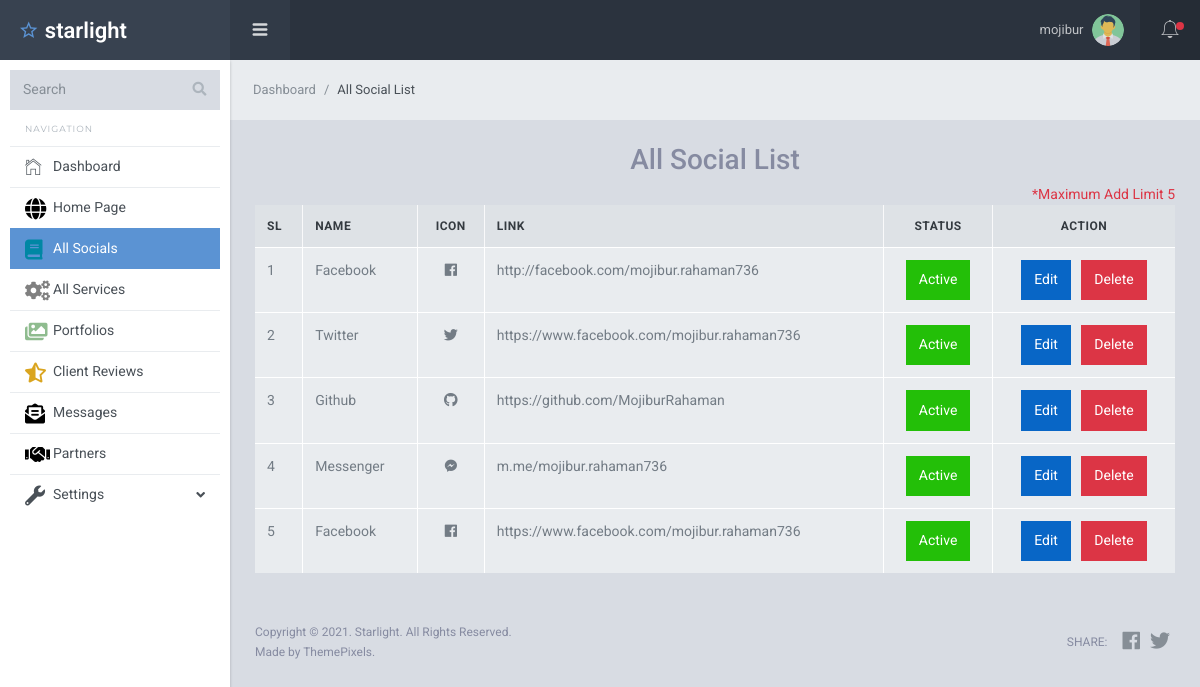
Page /dashboard/socials.php (signed in) on the committed database.
### tables this page shows
CREATE TABLE `users` (
  `id` int(11) NOT NULL,
  `name` varchar(255) NOT NULL,
  `email` varchar(255) NOT NULL,
  `passwords` varchar(255) NOT NULL,
  `status` tinyint(4) NOT NULL DEFAULT 1 COMMENT 'active =1\r\ninactive =2',
  `role` tinyint(4) NOT NULL DEFAULT 1 COMMENT 'user=1,employee=2.admin=3',
  `profile_img` varchar(255) NOT NULL DEFAULT 'default.png'
);

CREATE TABLE `socials` (
  `id` int(10) UNSIGNED NOT NULL,
  `name` varchar(100) NOT NULL,
  `icon` varchar(100) NOT NULL,
  `link` varchar(255) NOT NULL,
  `status` int(11) NOT NULL DEFAULT 1
);

### dashboard/socials.php (the view, shortened to what this page needs)
<?php
require 'inc/header.php';
$select_data = "SELECT * FROM `socials`";
$data_query = mysqli_query($data, $select_data);
$total_data = "SELECT COUNT(*) as total FROM `socials`";
$q = mysqli_query($data, $total_data);
$q_assoc = mysqli_fetch_assoc($q);
?>
<div class="sl-mainpanel">
    <nav class="breadcrumb sl-breadcrumb">
        <a class="breadcrumb-item" href="dashboard.php">Dashboard</a>
        <span class="breadcrumb-item active">All Social List</span>
    </nav>
    <div class="sl-pagebody">
        <div class="sl-page-title">
            <h3 class="text-center">All Social List</h3>
            <?php
            if ($q_assoc['total'] < 5) { ?>
                <div class="text-right">
                    <a href="social-add.php">
                        <i class="fa fa-plus"></i>
                        add
                    </a>
                </div>
            <?php }
            else { ?>
                <div class="text-right">
                    <span class="tx-danger">*Maximum Add Limit 5</span>
                </div>
            <?php }
            ?>
            <table class="table table-bordered">
                <thead>
                    <tr class="info">
                        <th>SL</th>
                        <th>Name</th>
                        <th class="text-center">Icon</th>
                        <th>Link</th>
                        <th class="text-center">Status</th>
                        <th class="text-center">Action</th>
                    </tr>
                </thead>
                <tbody>
                    <?php
                    foreach ($data_query as $key => $value) { ?>
                        <tr class="active">
                            <td> <?= ++$key; ?> </td>
                            <td> <?= ucfirst($value['name']); ?> </td>
                            <td class="text-center">
                                <i class="<?= $value['icon'] ?>"></i>
                            </td>
                            <td><?=$value['link'];?></td>
                            <td class="text-center">
                                <?php
                                if ($value['status'] == 1) { ?>
                                    <a href="social-inactive.php?id=<?= $value['id']; ?>" class=" btn btn-success">Active</a>
                                <?php }
                                ?>
                            </td>
                            <td class="text-center">
                                <a href="social-edit.php?id=<?= $value['id']; ?>" class="btn btn-primary">Edit</a> &nbsp;
                                <a href="social-delete-post.php?id=<?= $value['id']; ?>" class="btn btn-danger">Delete</a>
                            </td>
                        </tr>
                    <?php }
                    ?>
                </tbody>
            </table>
        </div>
    </div>
    <?php
    require 'inc/footer.php';
    ?>

### dashboard/inc/header.php (shortened to what this page needs)
<?php
require_once '../data.php';
$url_explode = explode('/', $_SERVER['PHP_SELF']);
$explode_file = end($url_explode);
$users_id = $_SESSION['id'];
$select = "SELECT * FROM `users` WHERE `id`= '$users_id' ";
$users_query = mysqli_query($data, $select);
$query_users_assoc = mysqli_fetch_assoc($users_query);
?>
<!DOCTYPE html>
<html lang="en">
<head>
  <link rel="stylesheet" href="//cdn.datatables.net/1.10.23/css/jquery.dataTables.min.css">
  <link href="../assets/lib/font-awesome/css/fontawesome-all.min.css" rel="stylesheet">
  <link href="../assets/lib/Ionicons/css/ionicons.css" rel="stylesheet">
  <link href="../assets/lib/perfect-scrollbar/css/perfect-scrollbar.css" rel="stylesheet">
  <link rel="stylesheet" href="../assets/css/starlight.css">
</head>
<body>
  <div class="sl-logo"><a href="dashboard.php"><i class="icon ion-android-star-outline"></i> starlight</a></div>
  <div class="sl-sideleft">
    <div class="input-group input-group-search">
      <input type="search" name="search" class="form-control" placeholder="Search">
      <span class="input-group-btn">
        <button class="btn"><i class="fa fa-search"></i></button>
      </span>
    </div>
    <label class="sidebar-label">Navigation</label>
    <div class="sl-sideleft-menu">
      <a href="dashboard.php" class="sl-menu-link <?= $explode_file == 'dashboard.php' ? 'active' : '' ?>">
        <div class="sl-menu-item">
          <i class="menu-item-icon icon ion-ios-home-outline tx-22"></i>
          <span class="menu-item-label">Dashboard</span>
        </div>
      </a>
      <a href="../index.php" target="_blank" class="sl-menu-link">
        <div class="sl-menu-item">
          <i class="menu-item-icon icon fa fa-globe tx-22" style="color: black;"></i>
          <span class="menu-item-label">Home Page</span>
        </div>
      </a>
      <a href="socials.php" class="sl-menu-link <?= $explode_file == 'socials.php' ? 'active' : '' ?>">
        <div class="sl-menu-item">
          <i class="menu-item-icon icon fa fa-book tx-20" style="color: #0087A4;"></i>
          <span class="menu-item-label">All Socials</span>
        </div>
      </a>
      <a href="services.php" class="sl-menu-link <?= $explode_file == 'services.php' ? 'active' : '' ?>">
        <div class="sl-menu-item">
          <i class="menu-item-icon icon fa fa-cogs tx-20" style="color: #808080;"></i>
          <span class="menu-item-label">All Services</span>
        </div>
      </a>
      <a href="portfolios.php" class="sl-menu-link <?= $explode_file == 'portfolios.php' ? 'active' : '' ?>">
        <div class="sl-menu-item">
          <i class="menu-item-icon icon fa fa-images tx-20" style="color: #8FBC8F;"></i>
          <span class="menu-item-label">Portfolios</span>
        </div>
      </a>
      <a href="reviews.php" class="sl-menu-link <?= $explode_file == 'reviews.php' ? 'active' : '' ?>">
        <div class="sl-menu-item">
          <i class="menu-item-icon icon fa fa-star-half-alt tx-20" style="color: #DAA520;"></i>
          <span class="menu-item-label">Client Reviews</span>
        </div>
      </a>
      <a href="messages.php" class="sl-menu-link <?= $explode_file == 'messages.php' ? 'active' : '' ?>">
        <div class="sl-menu-item">
          <i class="menu-item-icon icon fa fa-envelope-open-text tx-20" style="color: black;"></i>
          <span class="menu-item-label">Messages</span>
        </div>
      </a>
      <a href="partners.php" class="sl-menu-link <?= $explode_file == 'partners.php' ? 'active' : '' ?>">
        <div class="sl-menu-item">
          <i class="menu-item-icon icon fa fa-handshake tx-20" style="color: black;"></i>
          <span class="menu-item-label">Partners</span>
        </div>
      </a>
      <a href="#" class="sl-menu-link <?= $explode_file == 'general-settings.php' ? 'active' : '' ?> <?= $explode_file == 'profile.php' ? 'active' : '' ?> <?= $explode_file == 'offices.php' ? 'active' : '' ?>">
        <div class="sl-menu-item">
          <i class="menu-item-icon fa fa-wrench tx-20"></i>
          <span class="menu-item-label">Settings</span>
          <i class="menu-item-arrow fa fa-angle-down"></i>
        </div>
      </a>
    </div>
    <br>
  </div>
  <div class="sl-header">
    <div class="sl-header-left">
      <div class="navicon-left hidden-md-down"><a id="btnLeftMenu" href=""><i class="icon ion-navicon-round"></i></a></div>
    </div>
    <div class="sl-header-right">
      <nav class="nav">
        <div class="dropdown">
          <a href="" class="nav-link nav-link-profile" data-toggle="dropdown">
            <span class="logged-name">
              <?= $_SESSION['name'] ?>
            </span>
            <img src="img-upload/<?= $query_users_assoc['profile_img'] ?>" class="wd-32 rounded-circle" alt="">
          </a>
        </div>
      </nav>
      <div class="navicon-right">
        <a id="btnRightMenu" href="" class="pos-relative">
          <i class="icon ion-ios-bell-outline"></i>
          <span class="square-8 bg-danger"></span>
        </a>
      </div>
    </div>
  </div>

### rows in the picture
users: profile_img (placeholder picture)
socials: name "Facebook", link "http://facebook.com/mojibur.rahaman736"
socials: name "Twitter", link "https://www.facebook.com/mojibur.rahaman736"
socials: name "Github", link "https://github.com/MojiburRahaman"
socials: name "Messenger", link "m.me/mojibur.rahaman736"
socials: name "Facebook", link "https://www.facebook.com/mojibur.rahaman736"

### other values in the picture
$_SESSION['name'] "mojibur"
